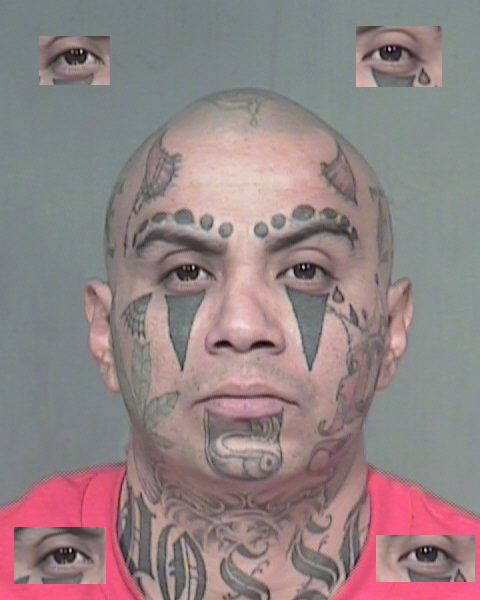
#> input picture mugshot.jpg, 480 x 600 px
$ python quiz2.py
#> lines starting #> are read from the running program, lines starting #| are printed output that depends on the picture; after the words box and inside, x2 and y2 are one past the last pixel; in counts of white or black regions, pixels touching at a corner belong together
import numpy as np
import cv2

face_cascade = cv2.CascadeClassifier('data/haarcascades/haarcascade_frontalface_default.xml')
eye_cascade = cv2.CascadeClassifier('data/haarcascades/haarcascade_eye.xml')

image = cv2.imread("mugshot.jpg", cv2.IMREAD_COLOR)
#> image is the input picture: shape (600, 480, 3); mean B, G, R 132.1, 131.1, 146.8

height, width = image.shape[:2]
#> height = 600; width = 480

newmat = np.zeros((height,width,3), np.uint8)

newmat[:] = 30

mixedimg = np.add(image,newmat)
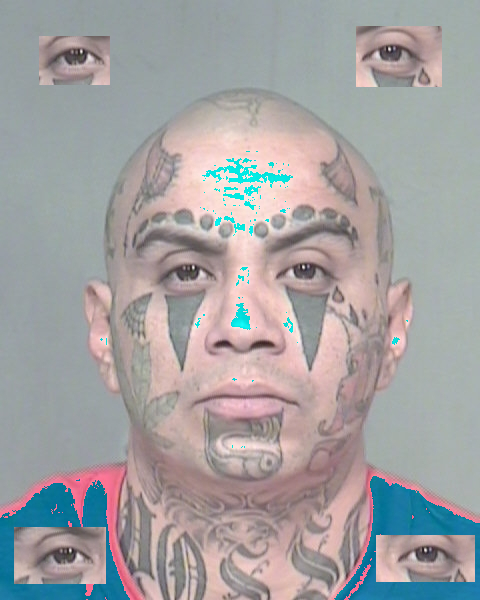
#> mixedimg: shape (600, 480, 3); mean B, G, R 162.1, 161.1, 163.2

textimg = cv2.putText(mixedimg,"CSCI442 - Nathan Parnell", (30,500),cv2.FONT_HERSHEY_SIMPLEX,1,(255,0,0),2)


gray = cv2.cvtColor(textimg, cv2.COLOR_BGR2GRAY)
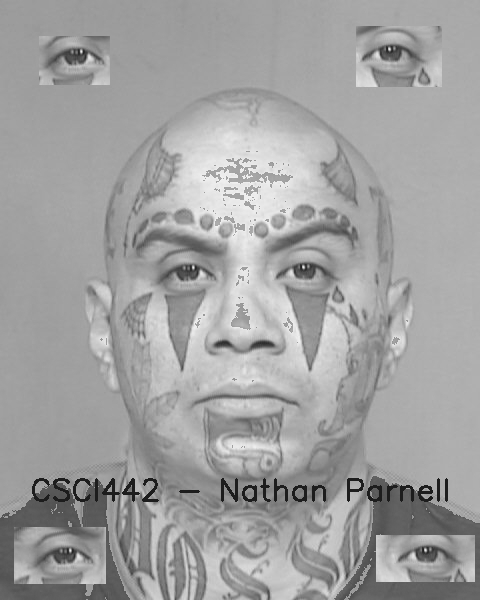
#> gray: shape (600, 480); min 29, max 246, mean 160.8

faces = face_cascade.detectMultiScale(gray, 1.1, 5,)
#> faces = [[78, 141, 349, 349]]
print("faces ")
print(faces)
#| [[ 78 141 349 349]]
for (x,y,w,h) in faces:
    cv2.rectangle(textimg,(x,y),(x+w,y+h),(255,0,0),2)
    roi_gray = gray[y:y+h, x:x+w]
    roi_color = textimg[y:y+h, x:x+w]

    eyes = eye_cascade.detectMultiScale(roi_gray, 1.2, 5)
    for (ex,ey,ew,eh) in eyes:
        print("eyes ")
        print((ex,ey),(ex+ew+10,ey+eh))
        cv2.rectangle(roi_color,(ex,ey),(ex+ew+10,ey+eh),(0,255,0),2)
#> this loop made 1 pass
#> (x, y, w, h, eyes) on pass 1: (78, 141, 349, 349, [[196, 104, 54, 54], [79, 104, 56, 56]])
#| eyes
#| (196, 104) (260, 158)
#| eyes
#| (79, 104) (145, 160)
#> pass 1, `roi_gray = gray[y:y+h, x:x+w]`:
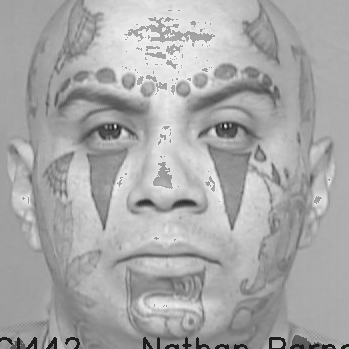
#> roi_gray: shape (349, 349); min 29, max 246, mean 168.1
#> pass 1, `roi_color = textimg[y:y+h, x:x+w]`:
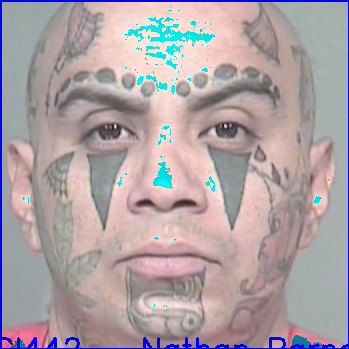
#> roi_color: shape (349, 349, 3); mean B, G, R 166, 161.6, 174
#> after the loop:
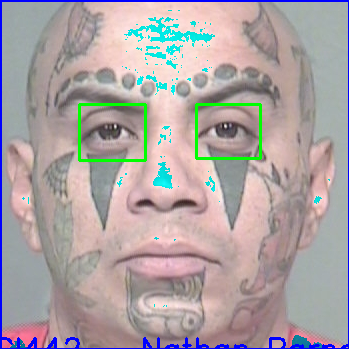
#> roi_color: shape (349, 349, 3); 1.18% of pixels changed, all inside (x1, y1, x2, y2) = (78, 103, 262, 162)
#> after the loop:
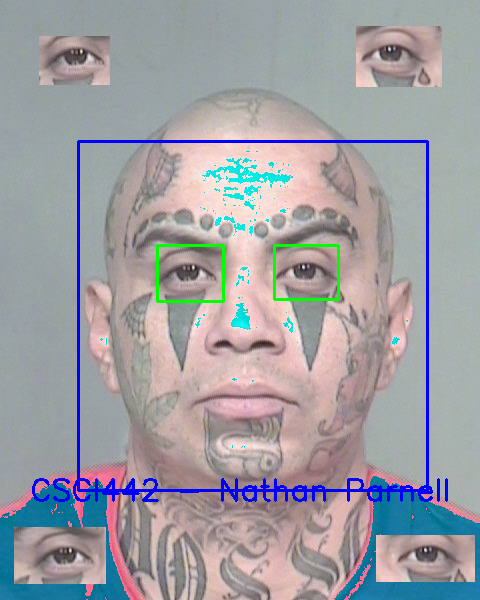
#> textimg: shape (600, 480, 3); mean B, G, R 163.6, 158.2, 158.8


cv2.imshow('Nathan Parnell',textimg)

cv2.waitKey(0)

cv2.destroyAllWindows()
